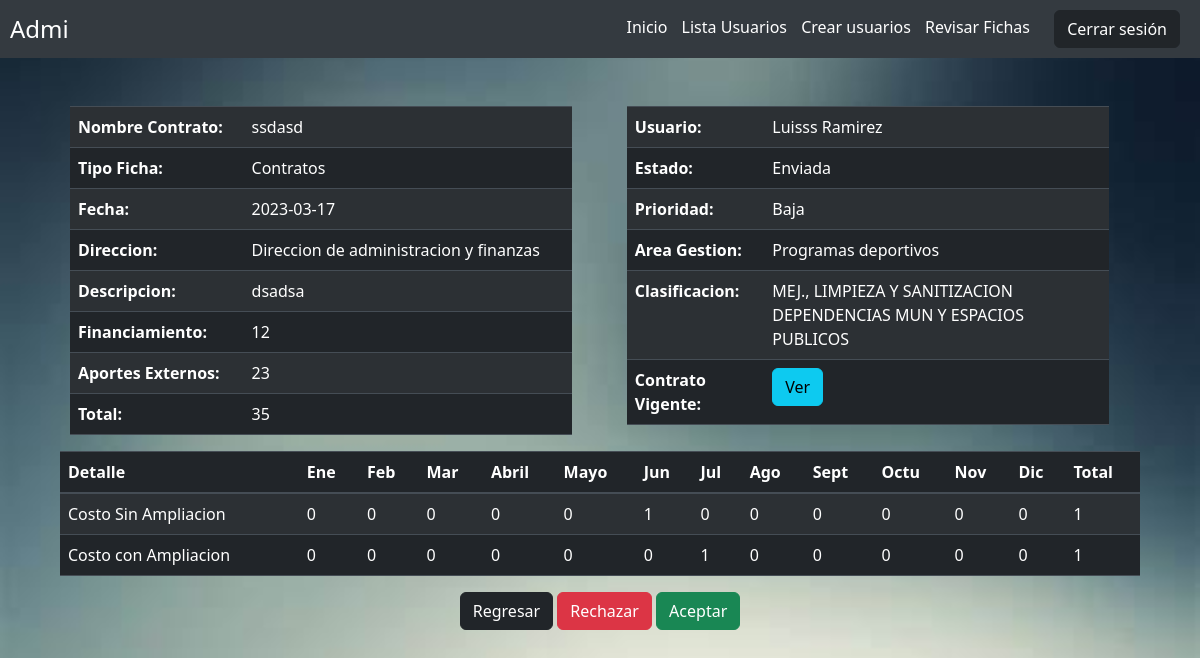
Page /Administrador/Fichas_Detalle/R_Ficha_FC.php?id_FC=13 (signed in) on the committed database.
### tables this page shows
CREATE TABLE `ficha_contratos` (
  `id_FC` int(255) NOT NULL,
  `nombre_FC` varchar(50) NOT NULL,
  `tipo_ficha_FC` int(11) NOT NULL,
  `fecha_FC` date NOT NULL,
  `direccion_mun_FC` int(30) NOT NULL,
  `descripcion_contrato_FC` varchar(1000) NOT NULL,
  `financiamiento_FC` int(20) NOT NULL,
  `aportes_externos_FC` int(20) NOT NULL,
  `total_FC` int(20) NOT NULL,
  `enero_FC` int(20) NOT NULL,
  `febrero_FC` int(20) NOT NULL,
  `marzo_FC` int(20) NOT NULL,
  `abril_FC` int(20) NOT NULL,
  `mayo_FC` int(20) NOT NULL,
  `junio_FC` int(20) NOT NULL,
  `julio_FC` int(20) NOT NULL,
  `agosto_FC` int(20) NOT NULL,
  `septiembre_FC` int(20) NOT NULL,
  `octubre_FC` int(20) NOT NULL,
  `noviembre_FC` int(20) NOT NULL,
  `diciembre_FC` int(20) NOT NULL,
  `total_FC_detalle_SA` int(20) NOT NULL,
  `enero_FC_CA` int(20) NOT NULL,
  `febrero_FC_CA` int(20) NOT NULL,
  `marzo_FC_CA` int(20) NOT NULL,
  `abril_FC_CA` int(20) NOT NULL,
  `mayo_FC_CA` int(20) NOT NULL,
  `junio_FC_CA` int(20) NOT NULL,
  `julio_FC_CA` int(20) NOT NULL,
  `agosto_FC_CA` int(20) NOT NULL,
  `septiembre_FC_CA` int(20) NOT NULL,
  `octubre_FC_CA` int(20) NOT NULL,
  `noviembre_FC_CA` int(20) NOT NULL,
  `diciembre_FC_CA` int(20) NOT NULL,
  `total_FC_CA` int(20) NOT NULL,
  `usuario_FC` int(3) NOT NULL,
  `estado_ficha_FC` int(11) NOT NULL,
  `gestion_FC` int(1) NOT NULL,
  `clasificador_FC` int(255) NOT NULL,
  `prioridad_FC` int(30) NOT NULL
);

CREATE TABLE `tipo_ficha` (
  `id_tipo_ficha` int(11) NOT NULL,
  `desc_tipo_ficha` varchar(45) NOT NULL,
  `codigo_tipo_ficha` varchar(50) NOT NULL,
  `estado` varchar(20) NOT NULL
);

CREATE TABLE `direccion` (
  `id_direccion` int(30) NOT NULL,
  `desc_direccion` varchar(100) NOT NULL,
  `codigo_direccion` varchar(10) NOT NULL
);

CREATE TABLE `usuario` (
  `id` int(3) NOT NULL,
  `usuario` varchar(50) NOT NULL,
  `clave` varchar(20) NOT NULL,
  `nombre` varchar(50) NOT NULL,
  `apellido` varchar(50) NOT NULL,
  `correo` varchar(100) NOT NULL,
  `id_tipo_usuario` int(3) NOT NULL,
  `id_direccion` int(3) DEFAULT NULL
);

CREATE TABLE `estado_ficha` (
  `id_estado_ficha` int(11) NOT NULL,
  `desc_estado_ficha` varchar(15) NOT NULL
);

CREATE TABLE `prioridad` (
  `id_prioridad` int(30) NOT NULL,
  `prioridades` varchar(100) NOT NULL
);

CREATE TABLE `areas_gestion` (
  `id_area_gestion` int(1) NOT NULL,
  `desc_area_gestion` varchar(50) NOT NULL
);

CREATE TABLE `clasificador_presupuestario` (
  `id_cla_presupuestario` int(255) NOT NULL,
  `clasificacion_presu` varchar(25) NOT NULL,
  `nombre_cuenta` varchar(1000) NOT NULL
);

### Administrador/Fichas_Detalle/R_Ficha_FC.php (the view, shortened to what this page needs)
<?php
include("/xampp/htdocs/Sistema/controladores/cre_fichas/conexion_fichas.php");
$iden_FC = $_GET['id_FC'];
$sql = "SELECT ficha_contratos.id_FC,
ficha_contratos.nombre_FC,
ficha_contratos.fecha_FC,
ficha_contratos.descripcion_contrato_FC,
ficha_contratos.financiamiento_FC,
ficha_contratos.aportes_externos_FC,
ficha_contratos.enero_FC, ficha_contratos.febrero_FC, ficha_contratos.marzo_FC, ficha_contratos.abril_FC, ficha_contratos.mayo_FC, ficha_contratos.junio_FC,
ficha_contratos.julio_FC, ficha_contratos.agosto_FC, ficha_contratos.septiembre_FC, ficha_contratos.octubre_FC, ficha_contratos.noviembre_FC,
ficha_contratos.diciembre_FC, ficha_contratos.total_FC_detalle_SA,
ficha_contratos.enero_FC_CA, ficha_contratos.febrero_FC_CA, ficha_contratos.marzo_FC_CA, ficha_contratos.abril_FC_CA,
ficha_contratos.mayo_FC_CA, ficha_contratos.junio_FC_CA, ficha_contratos.julio_FC_CA, ficha_contratos.agosto_FC_CA,
ficha_contratos.septiembre_FC_CA, ficha_contratos.octubre_FC_CA, ficha_contratos.noviembre_FC_CA,
ficha_contratos.diciembre_FC_CA, ficha_contratos.total_FC_CA,
ficha_contratos.total_FC,
ficha_contratos.estado_ficha_FC,
areas_gestion.desc_area_gestion,
clasificador_presupuestario.nombre_cuenta,
usuario.id,
usuario.nombre,
usuario.apellido,
tipo_ficha.desc_tipo_ficha,
direccion.desc_direccion,
estado_ficha.desc_estado_ficha,
prioridad.prioridades
from ficha_contratos
INNER JOIN direccion ON ficha_contratos.direccion_mun_FC = direccion.id_direccion
INNER JOIN prioridad ON ficha_contratos.prioridad_FC = prioridad.id_prioridad
INNER JOIN tipo_ficha ON ficha_contratos.tipo_ficha_FC = tipo_ficha.id_tipo_ficha
INNER JOIN usuario ON ficha_contratos.usuario_FC = usuario.id
INNER JOIN estado_ficha ON ficha_contratos.estado_ficha_FC = estado_ficha.id_estado_ficha
INNER JOIN areas_gestion ON ficha_contratos.gestion_FC = areas_gestion.id_area_gestion
INNER JOIN clasificador_presupuestario ON ficha_contratos.clasificador_FC = clasificador_presupuestario.id_cla_presupuestario
WHERE id_FC = $iden_FC";
$mostrar = mysqli_query($conexion1, $sql);
$datos_FC = mysqli_fetch_assoc($mostrar);
$sql = "SELECT * FROM ficha_contratos_vigente WHERE id_FC_derv = $iden_FC";
$mostrar2 = mysqli_query($conexion1, $sql);
?>
<!doctype html>
<html lang="en">
<head>
    <link rel="stylesheet" href="https://stackpath.bootstrapcdn.com/bootstrap/4.5.2/css/bootstrap.min.css">
    <link href="https://cdn.jsdelivr.net/npm/bootstrap@5.3.0-alpha1/dist/css/bootstrap.min.css" rel="stylesheet">
</head>
<body>
    <div class="header">
        <h1><?php echo $_SESSION['nombre'] ?></h1>
        <div>
            <a href="../../Administrador/inicio_admi.php">Inicio</a>
            <a href="../../Administrador/lista_usuarios.php">Lista Usuarios</a>
            <a href="../Administrador/crear_usuarios_admi.php">Crear usuarios</a>
            <a href="../../Administrador/fichas_revisar.php">Revisar Fichas</a>
            <a href="../../controladores/usuario_cerrar_session.php"><button type="button" class="btn btn-dark">Cerrar sesión</button></a>
        </div>
    </div>
    <br>
    <br>
    <body>
        <div class="container">
            <div class="left-column">
                <table class="table table-striped table-dark">
                    <tbody>
                        <tr>
                            <td><strong>Nombre Contrato:</strong></td>
                            <td><?php echo $datos_FC['nombre_FC'] ?></td>
                        </tr>
                        <tr>
                            <td><strong>Tipo Ficha:</strong></td>
                            <td><?php echo $datos_FC['desc_tipo_ficha'] ?></td>
                        </tr>
                        <tr>
                            <td><strong>Fecha:</strong></td>
                            <td><?php echo $datos_FC['fecha_FC'] ?></td>
                        </tr>
                        <tr>
                            <td><strong>Direccion:</strong></td>
                            <td><?php echo $datos_FC['desc_direccion'] ?></td>
                        </tr>
                        <tr>
                            <td><strong>Descripcion:</strong></td>
                            <td><?php echo $datos_FC['descripcion_contrato_FC'] ?></td>
                        </tr>
                        <tr>
                            <td><strong>Financiamiento:</strong></td>
                            <td><?php echo $datos_FC['financiamiento_FC'] ?></td>
                        </tr>
                        <tr>
                            <td><strong>Aportes Externos:</strong></td>
                            <td><?php echo $datos_FC['aportes_externos_FC'] ?></td>
                        </tr>
                        <tr>
                            <td><strong>Total:</strong></td>
                            <td><?php echo $datos_FC['total_FC'] ?></td>
                        </tr>
                    </tbody>
                </table>
            </div>
            <div class="right-column">
                <table class="table table-striped table-dark">
                    <tr>
                        <td><strong>Usuario:</strong></td>
                        <td><?php echo $datos_FC['nombre'] ?> <?php echo $datos_FC['apellido'] ?></td>
                    </tr>
                    <tr>
                        <td><strong> Estado:</strong></td>
                        <td><?php echo $datos_FC['desc_estado_ficha'] ?></td>
                    </tr>
                    <tr>
                        <td><strong>Prioridad:</strong></td>
                        <td><?php echo $datos_FC['prioridades'] ?></td>
                    </tr>
                    <tr>
                        <td><strong>Area Gestion:</strong></td>
                        <td><?php echo $datos_FC['desc_area_gestion'] ?></td>
                    </tr>
                    <tr>
                        <td><strong>Clasificacion:</strong></td>
                        <td><?php echo $datos_FC['nombre_cuenta'] ?></td>
                    </tr>
                    <tr>
                        <td><strong>Contrato Vigente:</strong></td>
                        <td>
                            <?php
                            if (mysqli_num_rows($mostrar2) == 0) {
                                $mensaje = "Sin contrato vigente";
                                echo "<p>$mensaje</p>";
                            } else {
                                echo "<button class='btn btn-info' id='mostrarModal'>Ver</button>";
                            }
                            ?>
                        </td>
                    </tr>
                </table>
            </div>
        </div>
        <table class="table table-striped table-dark">
            <thead>
                <tr>
                    <th>Detalle</th>
                    <th>Ene</th>
                    <th>Feb</th>
                    <th>Mar</th>
                    <th>Abril</th>
                    <th>Mayo</th>
                    <th>Jun</th>
                    <th>Jul</th>
                    <th>Ago</th>
                    <th>Sept</th>
                    <th>Octu</th>
                    <th>Nov</th>
                    <th>Dic</th>
                    <th>Total</th>
                </tr>
            </thead>
            <tbody>
                <tr>
                    <td>Costo Sin Ampliacion</td>
                    <td><?php echo $datos_FC['enero_FC'] ?></td>
                    <td><?php echo $datos_FC['febrero_FC'] ?></td>
                    <td><?php echo $datos_FC['marzo_FC'] ?></td>
                    <td><?php echo $datos_FC['abril_FC'] ?></td>
                    <td><?php echo $datos_FC['mayo_FC'] ?></td>
                    <td><?php echo $datos_FC['junio_FC'] ?></td>
                    <td><?php echo $datos_FC['julio_FC'] ?></td>
                    <td><?php echo $datos_FC['agosto_FC'] ?></td>
                    <td><?php echo $datos_FC['septiembre_FC'] ?></td>
                    <td><?php echo $datos_FC['octubre_FC'] ?></td>
                    <td><?php echo $datos_FC['noviembre_FC'] ?></td>
                    <td><?php echo $datos_FC['diciembre_FC'] ?></td>
                    <td><?php echo $datos_FC['total_FC_detalle_SA'] ?></td>
                </tr>
                <tr>
                    <td>Costo con Ampliacion</td>
                    <td><?php echo $datos_FC['enero_FC_CA'] ?></td>
                    <td><?php echo $datos_FC['febrero_FC_CA'] ?></td>
                    <td><?php echo $datos_FC['marzo_FC_CA'] ?></td>
                    <td><?php echo $datos_FC['abril_FC_CA'] ?></td>
                    <td><?php echo $datos_FC['mayo_FC_CA'] ?></td>
                    <td><?php echo $datos_FC['junio_FC_CA'] ?></td>
                    <td><?php echo $datos_FC['julio_FC_CA'] ?></td>
                    <td><?php echo $datos_FC['agosto_FC_CA'] ?></td>
                    <td><?php echo $datos_FC['septiembre_FC_CA'] ?></td>
                    <td><?php echo $datos_FC['octubre_FC_CA'] ?></td>
                    <td><?php echo $datos_FC['noviembre_FC_CA'] ?></td>
                    <td><?php echo $datos_FC['diciembre_FC_CA'] ?></td>
                    <td><?php echo $datos_FC['total_FC_CA'] ?></td>
                </tr>
            </tbody>
        </table>
        <div class="button-container">
            <a href="../../Administrador/vistas_detalle_fichas/detalle_fichas_usuarios_area.php"><button class="btn btn-dark">Regresar</button></a>
            <button type="button" class="btn btn-danger" data-toggle="modal" data-target="#modal-rechazar">Rechazar</button>
            <button type="button" class="btn btn-success" data-toggle="modal" data-target="#modal-aceptar">Aceptar</button>
        </div>
    </body>
</html>

### Administrador/Fichas_Detalle/R_Ficha_FC.php (style rules this page uses)
body { background-image: url('../../img/OIP.jfif'); background-size: cover; }
.header { display: flex; justify-content: space-between; align-items: center; padding: 10px; background-color: #343a40; color: white; }
.header h1 { margin: 0; font-size: 24px; }
.header a { color: white; text-decoration: none; margin-right: 10px; }
.header button { margin-left: 10px; }
table { margin: 0 auto; max-width: 90%; justify-content: space-between; }
.container { display: flex; justify-content: left; }
.left-column { width: 50%; border-radius: 10px; }
.right-column { width: 48%; border-radius: 10px; }
.button-container { text-align: center; }

### rows in the picture
ficha_contratos: nombre_FC "ssdasd", tipo_ficha_FC.desc_tipo_ficha "Contratos", fecha_FC "2023-03-17", direccion_mun_FC.desc_direccion "Direccion de administracion y finanzas", descripcion_contrato_FC "dsadsa", financiamiento_FC "12", aportes_externos_FC "23", total_FC "35", usuario_FC.nombre "Luisss", usuario_FC.apellido "Ramirez", estado_ficha_FC.desc_estado_ficha "Enviada", prioridad_FC.prioridades "Baja", areas_gestion.desc_area_gestion "Programas deportivos", clasificador_presupuestario.nombre_cuenta "MEJ., LIMPIEZA Y SANITIZACION DEPENDENCIAS MUN Y ESPACIOS PUBLICOS", enero_FC "0", febrero_FC "0", marzo_FC "0", abril_FC "0", mayo_FC "0", junio_FC "1", julio_FC "0", agosto_FC "0", septiembre_FC "0", octubre_FC "0", noviembre_FC "0", diciembre_FC "0", total_FC_detalle_SA "1", enero_FC_CA "0", febrero_FC_CA "0", marzo_FC_CA "0", abril_FC_CA "0", mayo_FC_CA "0", junio_FC_CA "0", julio_FC_CA "1", agosto_FC_CA "0", septiembre_FC_CA "0", octubre_FC_CA "0", noviembre_FC_CA "0", diciembre_FC_CA "0", total_FC_CA "1"

### other values in the picture
$_SESSION['nombre'] "Admi"
